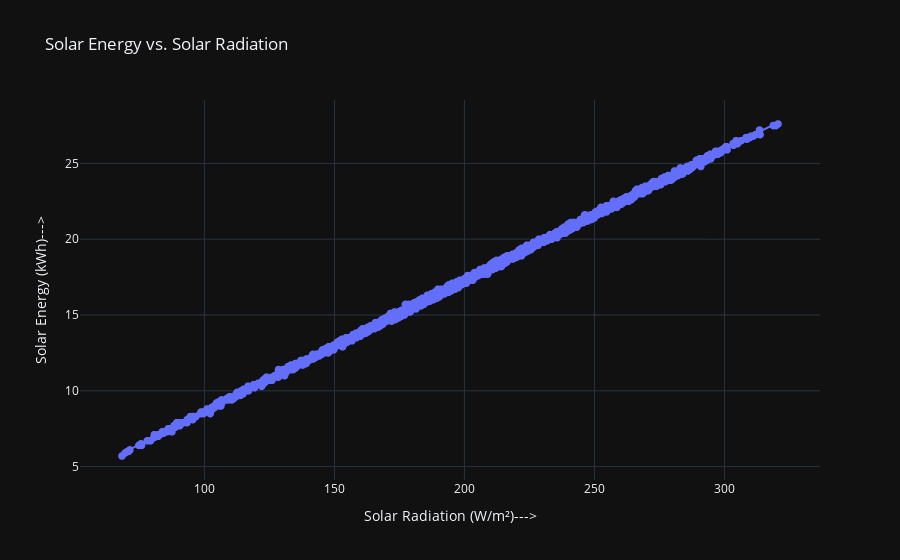

Source (notebook cell):
### Markdown cell above
<h3>Solar Energy vs. Solar Radiation Scatter Plot</h3>

### Code cell
fig = px.scatter(df, x='solarradiation', y='solarenergy', title='Solar Energy vs. Solar Radiation', template='plotly_dark')
fig.update_traces(marker=dict(size=8))
fig.add_traces(px.scatter(df, x='solarradiation',y='solarenergy',trendline='ols').data)
fig.update_layout(xaxis_title='Solar Radiation (W/m²)--->',yaxis_title='Solar Energy (kWh)--->',showlegend=True)
fig.write_html("Sylhet Solar Energy Vs Solar Radiation.html")
fig.show()

### Figure 1 — Plotly figure (JSON) as saved in the notebook; plotly's stock layout.template omitted (floating-point values rounded to 4 significant figures; data arrays with more than 128 entries replaced by an {"elided": "..."} marker saying what was removed)
{"data": [{"hovertemplate": "solarradiation=%{x}<br>solarenergy=%{y}<extra></extra>", "legendgroup": "", "marker": {"color": "#636efa", "size": 8, "symbol": "circle"}, "mode": "markers", "name": "", "showlegend": false, "type": "scattergl", "x": {"elided": "2535 float values"}, "xaxis": "x", "y": {"elided": "2535 float values"}, "yaxis": "y"}, {"hovertemplate": "solarradiation=%{x}<br>solarenergy=%{y}<extra></extra>", "legendgroup": "", "marker": {"color": "#636efa", "symbol": "circle"}, "mode": "markers", "name": "", "showlegend": false, "type": "scattergl", "x": {"elided": "2535 float values"}, "xaxis": "x", "y": {"elided": "2535 float values"}, "yaxis": "y"}, {"hovertemplate": "<b>OLS trendline</b><br>solarenergy = 0.0865086 * solarradiation + -0.0348346<br>R<sup>2</sup>=0.999369<br><br>solarradiation=%{x}<br>solarenergy=%{y} <b>(trend)</b><extra></extra>", "legendgroup": "", "marker": {"color": "#636efa", "symbol": "circle"}, "mode": "lines", "name": "", "showlegend": false, "type": "scattergl", "x": {"elided": "2535 float values"}, "xaxis": "x", "y": {"elided": "2535 float values"}, "yaxis": "y"}], "layout": {"autosize": true, "legend": {"tracegroupgap": 0}, "showlegend": true, "title": {"text": "Solar Energy vs. Solar Radiation"}, "xaxis": {"anchor": "y", "autorange": true, "domain": [0, 1], "range": [52.15, 336.8], "title": {"text": "Solar Radiation (W/m²)--->"}, "type": "linear"}, "yaxis": {"anchor": "x", "autorange": true, "domain": [0, 1], "range": [3.683, 29.62], "title": {"text": "Solar Energy (kWh)--->"}, "type": "linear"}}}
